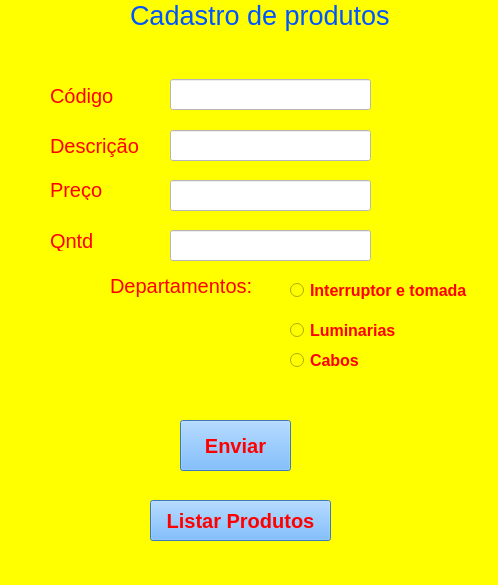
<?xml version="1.0" encoding="UTF-8"?>
<ui version="4.0">
 <class>Tcc</class>
 <widget class="QMainWindow" name="Tcc">
  <property name="geometry">
   <rect>
    <x>0</x>
    <y>0</y>
    <width>498</width>
    <height>585</height>
   </rect>
  </property>
  <property name="windowTitle">
   <string>TCC</string>
  </property>
  <property name="styleSheet">
   <string notr="true">background-color: rgb(255, 255, 0);
border-color: rgb(85, 170, 0);
border-bottom-color: rgb(0, 0, 0);
color: rgb(255, 0, 0);
</string>
  </property>
  <widget class="QWidget" name="centralwidget">
   <widget class="QPushButton" name="pushButton">
    <property name="geometry">
     <rect>
      <x>180</x>
      <y>420</y>
      <width>111</width>
      <height>51</height>
     </rect>
    </property>
    <property name="font">
     <font>
      <pointsize>15</pointsize>
      <weight>75</weight>
      <bold>true</bold>
     </font>
    </property>
    <property name="styleSheet">
     <string notr="true">background-color: rgb(85, 170, 255);
color: rgb(255, 0, 0);</string>
    </property>
    <property name="text">
     <string>Enviar</string>
    </property>
   </widget>
   <widget class="QLabel" name="label">
    <property name="geometry">
     <rect>
      <x>50</x>
      <y>80</y>
      <width>81</width>
      <height>31</height>
     </rect>
    </property>
    <property name="font">
     <font>
      <pointsize>15</pointsize>
     </font>
    </property>
    <property name="text">
     <string>Código</string>
    </property>
   </widget>
   <widget class="QLabel" name="label_2">
    <property name="geometry">
     <rect>
      <x>50</x>
      <y>130</y>
      <width>91</width>
      <height>31</height>
     </rect>
    </property>
    <property name="font">
     <font>
      <pointsize>15</pointsize>
     </font>
    </property>
    <property name="text">
     <string>Descrição</string>
    </property>
   </widget>
   <widget class="QLabel" name="label_3">
    <property name="geometry">
     <rect>
      <x>50</x>
      <y>180</y>
      <width>71</width>
      <height>20</height>
     </rect>
    </property>
    <property name="font">
     <font>
      <pointsize>15</pointsize>
     </font>
    </property>
    <property name="text">
     <string>Preço</string>
    </property>
   </widget>
   <widget class="QLineEdit" name="lineEdit">
    <property name="geometry">
     <rect>
      <x>170</x>
      <y>79</y>
      <width>201</width>
      <height>31</height>
     </rect>
    </property>
    <property name="font">
     <font>
      <pointsize>12</pointsize>
     </font>
    </property>
    <property name="styleSheet">
     <string notr="true">background-color: rgb(255, 255, 255);</string>
    </property>
   </widget>
   <widget class="QLineEdit" name="lineEdit_2">
    <property name="geometry">
     <rect>
      <x>170</x>
      <y>130</y>
      <width>201</width>
      <height>31</height>
     </rect>
    </property>
    <property name="font">
     <font>
      <pointsize>12</pointsize>
     </font>
    </property>
    <property name="styleSheet">
     <string notr="true">background-color: rgb(255, 255, 255);</string>
    </property>
   </widget>
   <widget class="QLineEdit" name="lineEdit_3">
    <property name="geometry">
     <rect>
      <x>170</x>
      <y>180</y>
      <width>201</width>
      <height>31</height>
     </rect>
    </property>
    <property name="font">
     <font>
      <pointsize>12</pointsize>
     </font>
    </property>
    <property name="styleSheet">
     <string notr="true">background-color: rgb(255, 255, 255);</string>
    </property>
   </widget>
   <widget class="QRadioButton" name="radioButton">
    <property name="geometry">
     <rect>
      <x>290</x>
      <y>280</y>
      <width>201</width>
      <height>21</height>
     </rect>
    </property>
    <property name="font">
     <font>
      <pointsize>12</pointsize>
      <weight>75</weight>
      <bold>true</bold>
     </font>
    </property>
    <property name="text">
     <string>Interruptor e tomada</string>
    </property>
   </widget>
   <widget class="QRadioButton" name="radioButton_2">
    <property name="geometry">
     <rect>
      <x>290</x>
      <y>320</y>
      <width>121</width>
      <height>21</height>
     </rect>
    </property>
    <property name="font">
     <font>
      <pointsize>12</pointsize>
      <weight>75</weight>
      <bold>true</bold>
     </font>
    </property>
    <property name="text">
     <string>Luminarias</string>
    </property>
   </widget>
   <widget class="QRadioButton" name="radioButton_3">
    <property name="geometry">
     <rect>
      <x>290</x>
      <y>350</y>
      <width>101</width>
      <height>21</height>
     </rect>
    </property>
    <property name="font">
     <font>
      <pointsize>12</pointsize>
      <weight>75</weight>
      <bold>true</bold>
     </font>
    </property>
    <property name="text">
     <string>Cabos</string>
    </property>
   </widget>
   <widget class="QLabel" name="label_4">
    <property name="geometry">
     <rect>
      <x>130</x>
      <y>0</y>
      <width>271</width>
      <height>31</height>
     </rect>
    </property>
    <property name="font">
     <font>
      <pointsize>20</pointsize>
     </font>
    </property>
    <property name="styleSheet">
     <string notr="true">color: rgb(0, 85, 255);</string>
    </property>
    <property name="text">
     <string>Cadastro de produtos</string>
    </property>
   </widget>
   <widget class="QLabel" name="label_5">
    <property name="geometry">
     <rect>
      <x>110</x>
      <y>270</y>
      <width>151</width>
      <height>31</height>
     </rect>
    </property>
    <property name="font">
     <font>
      <pointsize>15</pointsize>
     </font>
    </property>
    <property name="text">
     <string>Departamentos:</string>
    </property>
   </widget>
   <widget class="QPushButton" name="pushButton_2">
    <property name="geometry">
     <rect>
      <x>150</x>
      <y>500</y>
      <width>181</width>
      <height>41</height>
     </rect>
    </property>
    <property name="font">
     <font>
      <pointsize>15</pointsize>
      <weight>75</weight>
      <bold>true</bold>
     </font>
    </property>
    <property name="styleSheet">
     <string notr="true">background-color: rgb(85, 170, 255);</string>
    </property>
    <property name="text">
     <string>Listar Produtos</string>
    </property>
   </widget>
   <widget class="QLineEdit" name="lineEdit_4">
    <property name="geometry">
     <rect>
      <x>170</x>
      <y>230</y>
      <width>201</width>
      <height>31</height>
     </rect>
    </property>
    <property name="styleSheet">
     <string notr="true">background-color: rgb(255, 255, 255);</string>
    </property>
   </widget>
   <widget class="QLabel" name="label_6">
    <property name="geometry">
     <rect>
      <x>50</x>
      <y>230</y>
      <width>61</width>
      <height>21</height>
     </rect>
    </property>
    <property name="font">
     <font>
      <pointsize>15</pointsize>
     </font>
    </property>
    <property name="text">
     <string>Qntd</string>
    </property>
   </widget>
  </widget>
  <widget class="QMenuBar" name="menubar">
   <property name="geometry">
    <rect>
     <x>0</x>
     <y>0</y>
     <width>498</width>
     <height>21</height>
    </rect>
   </property>
  </widget>
  <widget class="QStatusBar" name="statusbar"/>
 </widget>
 <resources/>
 <connections/>
</ui>
